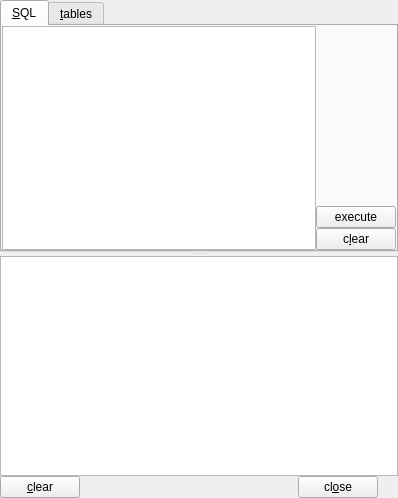
<?xml version="1.0" encoding="UTF-8"?>
<ui version="4.0">
 <class>MExecSql</class>
 <widget class="QWidget" name="MExecSql">
  <property name="geometry">
   <rect>
    <x>0</x>
    <y>0</y>
    <width>398</width>
    <height>498</height>
   </rect>
  </property>
  <property name="windowTitle">
   <string>Marcion - SQL</string>
  </property>
  <property name="windowIcon">
   <iconset resource="resfile.qrc">
    <normaloff>:/new/icons/icons/sql.png</normaloff>:/new/icons/icons/sql.png</iconset>
  </property>
  <layout class="QVBoxLayout" name="verticalLayout_3">
   <item>
    <widget class="QSplitter" name="splitter">
     <property name="orientation">
      <enum>Qt::Vertical</enum>
     </property>
     <widget class="QTabWidget" name="tabCmd">
      <property name="currentIndex">
       <number>0</number>
      </property>
      <widget class="QWidget" name="tab_3">
       <attribute name="title">
        <string>&amp;SQL</string>
       </attribute>
       <layout class="QHBoxLayout" name="horizontalLayout_3">
        <item>
         <layout class="QHBoxLayout" name="horizontalLayout">
          <item>
           <widget class="QTextEdit" name="txtSql">
            <property name="sizePolicy">
             <sizepolicy hsizetype="Expanding" vsizetype="Preferred">
              <horstretch>0</horstretch>
              <verstretch>0</verstretch>
             </sizepolicy>
            </property>
            <property name="acceptRichText">
             <bool>false</bool>
            </property>
           </widget>
          </item>
          <item>
           <layout class="QVBoxLayout" name="verticalLayout">
            <item>
             <widget class="MHistory" name="histHist" native="true"/>
            </item>
            <item>
             <spacer name="verticalSpacer">
              <property name="orientation">
               <enum>Qt::Vertical</enum>
              </property>
              <property name="sizeType">
               <enum>QSizePolicy::Expanding</enum>
              </property>
              <property name="sizeHint" stdset="0">
               <size>
                <width>20</width>
                <height>40</height>
               </size>
              </property>
             </spacer>
            </item>
            <item>
             <widget class="QPushButton" name="btExecute">
              <property name="text">
               <string>execute</string>
              </property>
              <property name="icon">
               <iconset resource="resfile.qrc">
                <normaloff>:/new/icons/icons/work.png</normaloff>:/new/icons/icons/work.png</iconset>
              </property>
              <property name="shortcut">
               <string>Ctrl+E</string>
              </property>
             </widget>
            </item>
            <item>
             <widget class="QPushButton" name="btClearSql">
              <property name="text">
               <string>c&amp;lear</string>
              </property>
             </widget>
            </item>
           </layout>
          </item>
         </layout>
        </item>
       </layout>
      </widget>
      <widget class="QWidget" name="tab_4">
       <attribute name="title">
        <string>&amp;tables</string>
       </attribute>
       <layout class="QHBoxLayout" name="horizontalLayout_4">
        <item>
         <widget class="QTreeWidget" name="treeTables">
          <property name="contextMenuPolicy">
           <enum>Qt::CustomContextMenu</enum>
          </property>
          <property name="rootIsDecorated">
           <bool>false</bool>
          </property>
          <column>
           <property name="text">
            <string>table</string>
           </property>
          </column>
          <column>
           <property name="text">
            <string>message</string>
           </property>
          </column>
          <column>
           <property name="text">
            <string>records</string>
           </property>
          </column>
         </widget>
        </item>
        <item>
         <layout class="QVBoxLayout" name="verticalLayout_4">
          <item>
           <widget class="QToolButton" name="btAction">
            <property name="sizePolicy">
             <sizepolicy hsizetype="Preferred" vsizetype="Fixed">
              <horstretch>0</horstretch>
              <verstretch>0</verstretch>
             </sizepolicy>
            </property>
            <property name="text">
             <string>&amp;action</string>
            </property>
            <property name="icon">
             <iconset resource="resfile.qrc">
              <normaloff>:/new/icons/icons/action.png</normaloff>:/new/icons/icons/action.png</iconset>
            </property>
            <property name="checkable">
             <bool>true</bool>
            </property>
            <property name="toolButtonStyle">
             <enum>Qt::ToolButtonTextUnderIcon</enum>
            </property>
           </widget>
          </item>
          <item>
           <spacer name="verticalSpacer_2">
            <property name="orientation">
             <enum>Qt::Vertical</enum>
            </property>
            <property name="sizeHint" stdset="0">
             <size>
              <width>20</width>
              <height>40</height>
             </size>
            </property>
           </spacer>
          </item>
         </layout>
        </item>
       </layout>
      </widget>
     </widget>
     <widget class="QWidget" name="layoutWidget">
      <layout class="QVBoxLayout" name="verticalLayout_2">
       <item>
        <widget class="CMsgBrowser" name="txtOutput">
         <property name="acceptRichText">
          <bool>false</bool>
         </property>
         <property name="openLinks">
          <bool>false</bool>
         </property>
        </widget>
       </item>
       <item>
        <layout class="QHBoxLayout" name="horizontalLayout_2">
         <property name="rightMargin">
          <number>20</number>
         </property>
         <item>
          <widget class="QPushButton" name="btClear">
           <property name="text">
            <string>&amp;clear</string>
           </property>
          </widget>
         </item>
         <item>
          <spacer name="horizontalSpacer">
           <property name="orientation">
            <enum>Qt::Horizontal</enum>
           </property>
           <property name="sizeHint" stdset="0">
            <size>
             <width>40</width>
             <height>20</height>
            </size>
           </property>
          </spacer>
         </item>
         <item>
          <widget class="QPushButton" name="btClose">
           <property name="text">
            <string>cl&amp;ose</string>
           </property>
           <property name="icon">
            <iconset resource="resfile.qrc">
             <normaloff>:/new/icons/icons/stop.png</normaloff>:/new/icons/icons/stop.png</iconset>
           </property>
           <property name="shortcut">
            <string>Esc</string>
           </property>
          </widget>
         </item>
        </layout>
       </item>
      </layout>
     </widget>
    </widget>
   </item>
  </layout>
 </widget>
 <layoutdefault spacing="0" margin="0"/>
 <customwidgets>
  <customwidget>
   <class>CMsgBrowser</class>
   <extends>QTextBrowser</extends>
   <header>cmsgbrowser.h</header>
  </customwidget>
  <customwidget>
   <class>MHistory</class>
   <extends>QWidget</extends>
   <header>mhistory.h</header>
   <container>1</container>
  </customwidget>
 </customwidgets>
 <resources>
  <include location="resfile.qrc"/>
 </resources>
 <connections/>
</ui>
